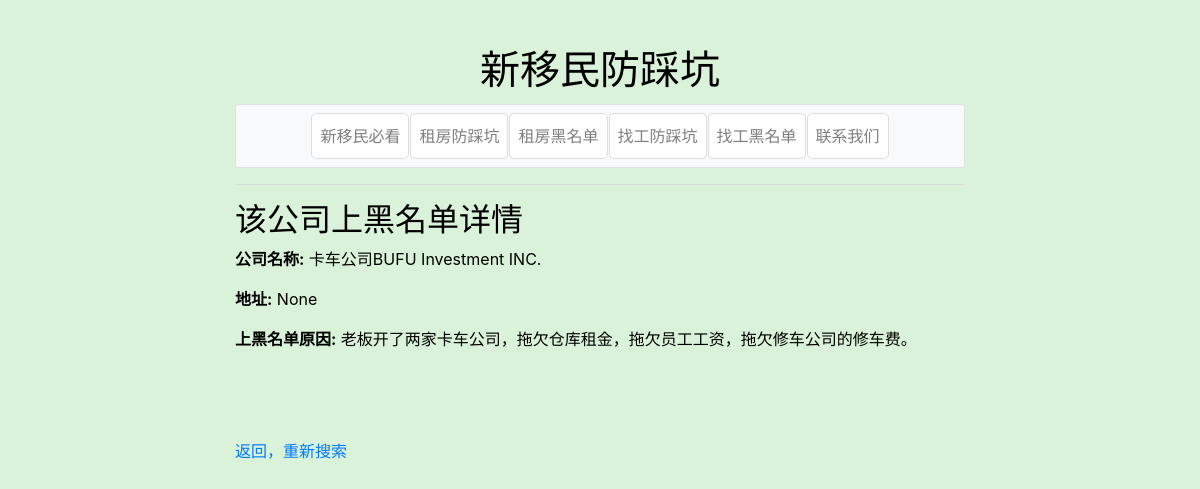
The page /workDetail/卡车公司BUFU Investment INC. on the database its author committed.
### tables this page shows
CREATE TABLE "work_info" (
	"id"	INTEGER,
	"name"	TEXT NOT NULL,
	"zipcode"	TEXT CHECK(length("zipcode") = 5 AND "zipcode" GLOB '[0-9][0-9][0-9][0-9][0-9]'),
	"address"	TEXT,
	"content"	TEXT,
	PRIMARY KEY("id" AUTOINCREMENT)
);

### app/routes.py (the view)
@bp.route('/workDetail/<name>')
def workDetail(name):
    info = utils.get_info_work(name)
    if info:
        return render_template('workDetail.html', info=info)
    else:
        abort(404)

### app/utils.py (called while the page is built)
def get_db_connection():
    conn = sqlite3.connect('blacklist.db')
    conn.row_factory = sqlite3.Row
    return conn

def get_info_work(name):
    conn = get_db_connection()
    cursor = conn.cursor()
    cursor.execute("SELECT * FROM work_info WHERE name = ?", (name,))
    info = cursor.fetchone()
    conn.close()
    return dict(info) if info else None

### app/templates/workDetail.html (shortened to what this page needs)
{% extends "base.html" %}
{% block content %}
    <h2>该公司上黑名单详情</h2>
    <p><strong>公司名称:</strong> {{ info.name }}</p>
    <p><strong>地址:</strong> {{ info.address }}</p>
    <p><strong>上黑名单原因:</strong> {{ info.content }}</p>
    <br>
    <br>
    <br>
    <p><a href="{{ url_for('main.workBlack') }}">返回，重新搜索</a></p>
{% endblock %}

### app/static/style.css (style rules this page uses)
body { background-color: #d9f2d9; margin: 0; padding-top: 20px; color: black; }

### rows shown on the page
work_info: name "卡车公司BUFU Investment INC.", content "老板开了两家卡车公司，拖欠仓库租金，拖欠员工工资，拖欠修车公司的修车费。"

### other values the page prints
{{ info.address }} "None"
